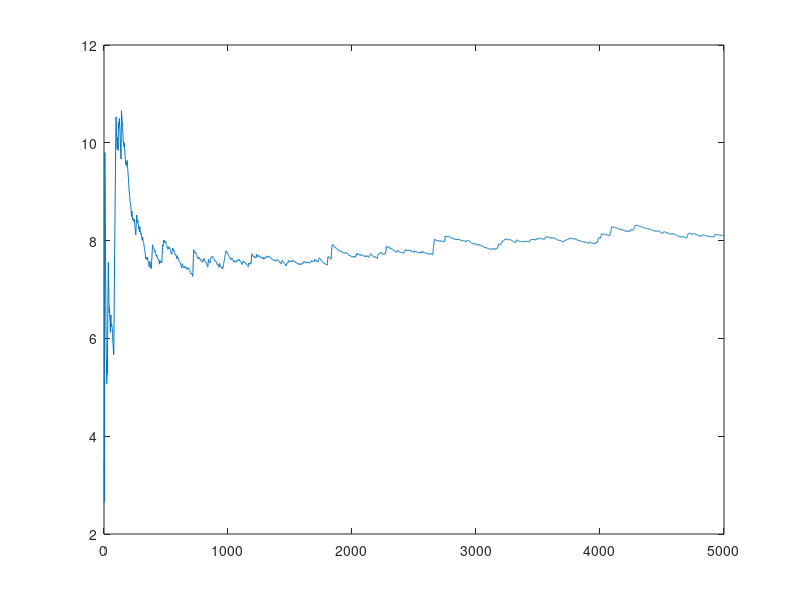

Write the MATLAB code that produced this figure.
rng default;  % For reproducibility
alpha = 2.43;
beta = 1;
pdf = @(x)gampdf(x,alpha,beta); % Target distribution
proppdf = @(x,y)gampdf(x,floor(alpha),floor(alpha)/alpha);
proprnd = @(x)sum(...
              exprnd(floor(alpha)/alpha,floor(alpha),1));
nsamples = 5000;
smpl = mhsample(1,nsamples,'pdf',pdf,'proprnd',proprnd,...
                'proppdf',proppdf);
            
            
xxhat = cumsum(smpl.^2)./(1:nsamples)';
figure;
plot(1:nsamples,xxhat)